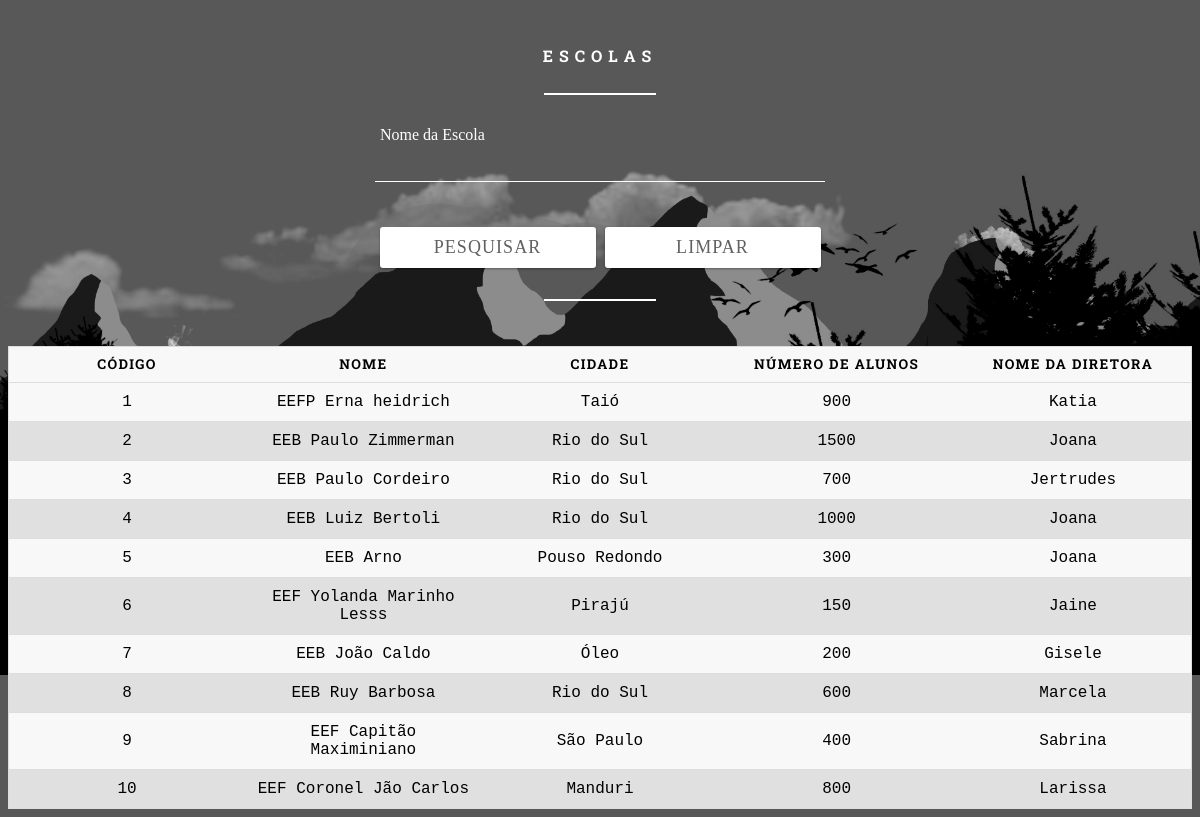
The app's page /ExerciciosCRUD1/Exercicio16.php with its own data.
### tables this page shows
create table escola (
	codigo int primary key auto_increment,
	nome varchar(100),
	cidade varchar(100),
	numero_alunos int,
	nome_diretora varchar(100)
);

### ExerciciosCRUD1/conf/conf.inc.php (called while the page is built, shortened)
<?php
	$tb_escola = 'escola';
?>

### ExerciciosCRUD1/Exercicio16.php (the view, shortened to what this page needs)
<!DOCTYPE html>
<html lang="pt-BR">
<?php
  require 'connect/connect.php';
  $pesquisa = isset($_POST['pesquisa'])?$_POST['pesquisa']:'';
?>
<head>
  <link rel="stylesheet" href="assets/css/basico.css" />
</head>
<body>
  <form method="post">
    <h5>Escolas</h5>
    <hr class="dividir" />
    <div class="input">
      <input type="text" name="pesquisa" value="<?php echo $pesquisa; ?>" />
      <label>Nome da Escola</label>
    </div>
    <div class="input">
      <input type="submit" value="Pesquisar" />
      <input type="reset" value="Limpar" />
    </div>
    </form>
    <form>
    <br /><br /><br /><br />
    <hr class="dividir" />
  </form>
    <table>
      <thead>
        <th scope="col">Código</th>
        <th scope="col">Nome</th>
        <th scope="col">Cidade</th>
        <th scope="col">Número de Alunos</th>
        <th scope="col">Nome da Diretora</th>
      </thead>
      <?php
        $sql = 'select * from '. $tb_escola. ' where nome like "'. $pesquisa. '%" order by codigo';
        $resultado = mysqli_query($conexao, $sql);
        while ($row = mysqli_fetch_array($resultado)) {
          echo '<tr>';
          echo '<td>'. $row['codigo']. '</td>';
          echo '<td>'. $row['nome']. '</td>';
          echo '<td>'. $row['cidade']. '</td>';
          echo '<td>'. $row['numero_alunos']. '</td>';
          echo '<td>'. $row['nome_diretora']. '</td>';
          echo '</tr>';
        }
      ?>
    </table>
</body>
</html>

### ExerciciosCRUD1/assets/css/basico.css (style rules this page uses)
body { background: url("../images/wallpaper.png"); background-position: top; background-repeat: repeat; background-clip: border-box; background-size: 100%; background-origin: border-box; background-attachment: fixed; font-family: 'Roboto Slab', monospace; color: white; font-size: 16px; font-weight: normal; }
form { width: 450px; margin: 45px auto; }
h5 { text-align: center; text-transform: uppercase; color: #fff; letter-spacing: 6px; font-size: 16px; }
hr.dividir { background: #fff; -webkit-box-shadow: none; box-shadow: none; border: none; height: 2px; width: 25%; margin: 0px auto 0px auto; }
.input { position: relative; margin: 45px 0; width: 450px; font-family: 'Roboto Slab'; }
label { font-family: 'Roboto Slab'; }
input, textarea { background: none; color: #fff; font-size: 18px; padding: 10px 10px 10px 5px; font-family: 'Roboto Slab'; display: block; width: 450px; border: none; border-radius: 0; border-bottom: 1px solid #fff; }
input:focus~label, input:valid~label, textarea:focus~label, textarea:valid~label { top: -14px; font-size: 16px; color: #fff; }
.input label { color: #fff; font-size: 16px; font-weight: normal; position: absolute; pointer-events: none; left: 5px; top: 10px; font-family: 'Roboto Slab'; -webkit-transition: 300ms ease all; transition: 300ms ease all; }
input[type="submit"], input[type="reset"] { background: white; color: #616161; border: none; padding: 10px 20px; border-radius: 3px; letter-spacing: 0.06em; text-transform: uppercase; text-decoration: none; outline: none; width: 48%; float: left; margin: auto 1% 1% 1%; -webkit-box-shadow: 0 1px 3px rgba(0, 0, 0, 0.12), 0 1px 2px rgba(0, 0, 0, 0.24); box-shadow: 0 1px 3pxrgba(0, 0, 0, 0.12), 0 1px 2px rgba(0, 0, 0, 0.24); -webkit-transition: all 0.3s cubic-bezier(0.25, 0.8, 0.25, 1); transition: all 0.3s cubic-bezier(0.25, 0.8, 0.25, 1); }
table { border: 1px solid #ccc; border-collapse: collapse; margin: 0; color: #000000; padding: 0; width: 100%; table-layout: fixed; border-radius: 15px; }
table tr { background: #f8f8f8; border: 1px solid #ddd; padding: .35em; }
table tr:nth-child(even) { background: #E0E0E0; border: 1px solid #ddd; padding: .35em; }
table th, table td { padding: .625em; text-align: center; }
table th { font-size: .85em; letter-spacing: .1em; text-transform: uppercase; }
*, *:before, *:after { box-sizing: border-box; }

### records on screen
escola: codigo "1", nome "EEFP Erna heidrich", cidade "Taió", numero_alunos "900", nome_diretora "Katia"
escola: codigo "2", nome "EEB Paulo Zimmerman", cidade "Rio do Sul", numero_alunos "1500", nome_diretora "Joana"
escola: codigo "3", nome "EEB Paulo Cordeiro", cidade "Rio do Sul", numero_alunos "700", nome_diretora "Jertrudes"
escola: codigo "4", nome "EEB Luiz Bertoli", cidade "Rio do Sul", numero_alunos "1000", nome_diretora "Joana"
escola: codigo "5", nome "EEB Arno", cidade "Pouso Redondo", numero_alunos "300", nome_diretora "Joana"
escola: codigo "6", nome "EEF Yolanda Marinho Lesss", cidade "Pirajú", numero_alunos "150", nome_diretora "Jaine"
escola: codigo "7", nome "EEB João Caldo", cidade "Óleo", numero_alunos "200", nome_diretora "Gisele"
escola: codigo "8", nome "EEB Ruy Barbosa", cidade "Rio do Sul", numero_alunos "600", nome_diretora "Marcela"
escola: codigo "9", nome "EEF Capitão Maximiniano", cidade "São Paulo", numero_alunos "400", nome_diretora "Sabrina"
escola: codigo "10", nome "EEF Coronel Jão Carlos", cidade "Manduri", numero_alunos "800", nome_diretora "Larissa"
